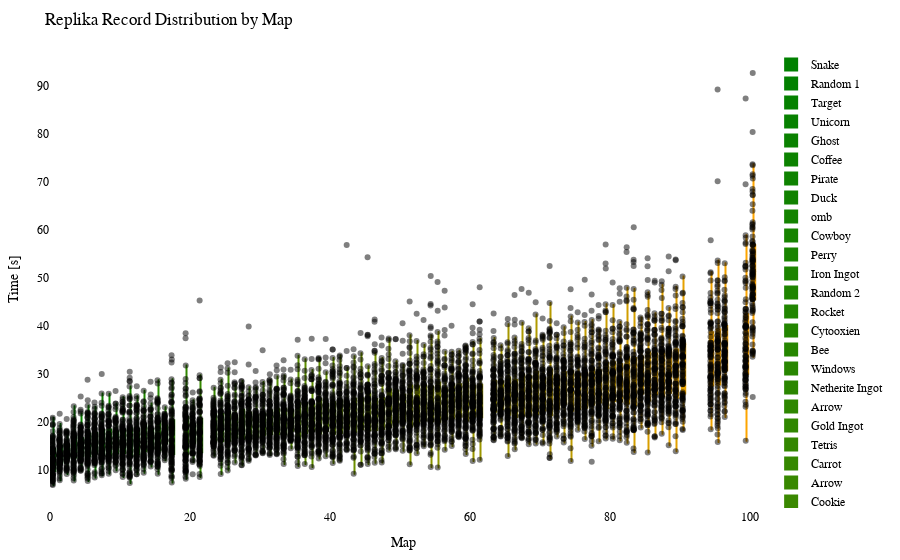

Source (notebook cell):
### Code cell
import plotly.graph_objects as go
import plotly.io as pio
from matplotlib.colors import LinearSegmentedColormap, to_hex

df = getRecordsDataframe(minigame="Replika")

# sort df columns by mean value 
df = df.reindex(df.mean().sort_values().index, axis=1)

# drop sum column
df = df.drop(columns=["Sum"])

# replace 25 with NaN
df = df.replace(25, np.nan)

# remove "ms " from column names
df.columns = df.columns.str.replace('ms ', '')

# Exclude the first column (assuming it's the column you don't want to include)
df_to_html = df.iloc[:, 1:]

# Calculate the offset for centering the data points
num_columns = len(df_to_html.columns)
offset = 0.5

# Create a green to orange gradient
cmap = LinearSegmentedColormap.from_list("green_orange", ["green", "orange"])
colors = [to_hex(cmap(i / (num_columns - 1))) for i in range(num_columns)]

# Create a Swarm plot using Plotly
fig = go.Figure()

for i, (column, color) in enumerate(zip(df_to_html.columns, colors)):
    x_values = [i + offset] * len(df_to_html[column])  # Adjust x-values with offset for horizontal centering
    fig.add_trace(go.Box(x=x_values,
                         y=df_to_html[column],
                         name=column,
                         boxpoints='all',
                         pointpos=-0.5,  # Adjust point position to prevent overlapping
                         marker=dict(color='rgba(0,0,0,0.5)', size=6),  # Adjust marker color and size
                         line=dict(color=color),
                         fillcolor=color,
                         hovertext=df_to_html.index,
                         hoverinfo='name+text+y',
                         showlegend=True))

fig.update_layout(title="Replika Record Distribution by Map",
                  xaxis=dict(title="Map"),
                  yaxis=dict(title="Time [s]"),
                  showlegend=True,
                  font=dict(family="Arial", size=12, color="black"),  # Customize font
                  plot_bgcolor="white",  # Set background color
                  margin=dict(l=50, r=50, t=50, b=50),  # Adjust margins for better layout
                  )

# Show the figure
fig.show()

# Export the plot to an HTML file
pio.write_html(fig, "out/repl_swarm_plot.html")

### Figure 1 — Plotly figure (JSON) as saved in the notebook; plotly's stock layout.template omitted (floating-point values rounded to 4 significant figures; data arrays with more than 128 entries replaced by an {"elided": "..."} marker saying what was removed)
{"data": [{"boxpoints": "all", "fillcolor": "#008000", "hoverinfo": "name+text+y", "hovertext": {"elided": "153 str values"}, "line": {"color": "#008000"}, "marker": {"color": "rgba(0,0,0,0.5)", "size": 6}, "name": "Snake", "pointpos": -0.5, "showlegend": true, "type": "box", "x": {"elided": "153 float values"}, "y": {"elided": "153 float values"}}, {"boxpoints": "all", "fillcolor": "#028000", "hoverinfo": "name+text+y", "hovertext": {"elided": "153 str values"}, "line": {"color": "#028000"}, "marker": {"color": "rgba(0,0,0,0.5)", "size": 6}, "name": "Random 1", "pointpos": -0.5, "showlegend": true, "type": "box", "x": {"elided": "153 float values"}, "y": {"elided": "153 float values"}}, {"boxpoints": "all", "fillcolor": "#058100", "hoverinfo": "name+text+y", "hovertext": {"elided": "153 str values"}, "line": {"color": "#058100"}, "marker": {"color": "rgba(0,0,0,0.5)", "size": 6}, "name": "Target", "pointpos": -0.5, "showlegend": true, "type": "box", "x": {"elided": "153 float values"}, "y": {"elided": "153 float values"}}, {"boxpoints": "all", "fillcolor": "#078100", "hoverinfo": "name+text+y", "hovertext": {"elided": "153 str values"}, "line": {"color": "#078100"}, "marker": {"color": "rgba(0,0,0,0.5)", "size": 6}, "name": "Unicorn", "pointpos": -0.5, "showlegend": true, "type": "box", "x": {"elided": "153 float values"}, "y": {"elided": "153 float values"}}, {"boxpoints": "all", "fillcolor": "#0a8100", "hoverinfo": "name+text+y", "hovertext": {"elided": "153 str values"}, "line": {"color": "#0a8100"}, "marker": {"color": "rgba(0,0,0,0.5)", "size": 6}, "name": "Ghost", "pointpos": -0.5, "showlegend": true, "type": "box", "x": {"elided": "153 float values"}, "y": {"elided": "153 float values"}}, {"boxpoints": "all", "fillcolor": "#0c8200", "hoverinfo": "name+text+y", "hovertext": {"elided": "153 str values"}, "line": {"color": "#0c8200"}, "marker": {"color": "rgba(0,0,0,0.5)", "size": 6}, "name": "Coffee", "pointpos": -0.5, "showlegend": true, "type": "box", "x": {"elided": "153 float values"}, "y": {"elided": "153 float values"}}, {"boxpoints": "all", "fillcolor": "#0f8200", "hoverinfo": "name+text+y", "hovertext": {"elided": "153 str values"}, "line": {"color": "#0f8200"}, "marker": {"color": "rgba(0,0,0,0.5)", "size": 6}, "name": "Pirate", "pointpos": -0.5, "showlegend": true, "type": "box", "x": {"elided": "153 float values"}, "y": {"elided": "153 float values"}}, {"boxpoints": "all", "fillcolor": "#118200", "hoverinfo": "name+text+y", "hovertext": {"elided": "153 str values"}, "line": {"color": "#118200"}, "marker": {"color": "rgba(0,0,0,0.5)", "size": 6}, "name": "Duck", "pointpos": -0.5, "showlegend": true, "type": "box", "x": {"elided": "153 float values"}, "y": {"elided": "153 float values"}}, {"boxpoints": "all", "fillcolor": "#148300", "hoverinfo": "name+text+y", "hovertext": {"elided": "153 str values"}, "line": {"color": "#148300"}, "marker": {"color": "rgba(0,0,0,0.5)", "size": 6}, "name": "omb", "pointpos": -0.5, "showlegend": true, "type": "box", "x": {"elided": "153 float values"}, "y": {"elided": "153 float values"}}, {"boxpoints": "all", "fillcolor": "#178300", "hoverinfo": "name+text+y", "hovertext": {"elided": "153 str values"}, "line": {"color": "#178300"}, "marker": {"color": "rgba(0,0,0,0.5)", "size": 6}, "name": "Cowboy", "pointpos": -0.5, "showlegend": true, "type": "box", "x": {"elided": "153 float values"}, "y": {"elided": "153 float values"}}, {"boxpoints": "all", "fillcolor": "#198400", "hoverinfo": "name+text+y", "hovertext": {"elided": "153 str values"}, "line": {"color": "#198400"}, "marker": {"color": "rgba(0,0,0,0.5)", "size": 6}, "name": "Perry", "pointpos": -0.5, "showlegend": true, "type": "box", "x": {"elided": "153 float values"}, "y": {"elided": "153 float values"}}, {"boxpoints": "all", "fillcolor": "#1c8400", "hoverinfo": "name+text+y", "hovertext": {"elided": "153 str values"}, "line": {"color": "#1c8400"}, "marker": {"color": "rgba(0,0,0,0.5)", "size": 6}, "name": "Iron Ingot", "pointpos": -0.5, "showlegend": true, "type": "box", "x": {"elided": "153 float values"}, "y": {"elided": "153 float values"}}, {"boxpoints": "all", "fillcolor": "#1e8400", "hoverinfo": "name+text+y", "hovertext": {"elided": "153 str values"}, "line": {"color": "#1e8400"}, "marker": {"color": "rgba(0,0,0,0.5)", "size": 6}, "name": "Random 2", "pointpos": -0.5, "showlegend": true, "type": "box", "x": {"elided": "153 float values"}, "y": {"elided": "153 float values"}}, {"boxpoints": "all", "fillcolor": "#218500", "hoverinfo": "name+text+y", "hovertext": {"elided": "153 str values"}, "line": {"color": "#218500"}, "marker": {"color": "rgba(0,0,0,0.5)", "size": 6}, "name": "Rocket", "pointpos": -0.5, "showlegend": true, "type": "box", "x": {"elided": "153 float values"}, "y": {"elided": "153 float values"}}, {"boxpoints": "all", "fillcolor": "#238500", "hoverinfo": "name+text+y", "hovertext": {"elided": "153 str values"}, "line": {"color": "#238500"}, "marker": {"color": "rgba(0,0,0,0.5)", "size": 6}, "name": "Cytooxien", "pointpos": -0.5, "showlegend": true, "type": "box", "x": {"elided": "153 float values"}, "y": {"elided": "153 float values"}}, {"boxpoints": "all", "fillcolor": "#268600", "hoverinfo": "name+text+y", "hovertext": {"elided": "153 str values"}, "line": {"color": "#268600"}, "marker": {"color": "rgba(0,0,0,0.5)", "size": 6}, "name": "Bee", "pointpos": -0.5, "showlegend": true, "type": "box", "x": {"elided": "153 float values"}, "y": {"elided": "153 float values"}}, {"boxpoints": "all", "fillcolor": "#288600", "hoverinfo": "name+text+y", "hovertext": {"elided": "153 str values"}, "line": {"color": "#288600"}, "marker": {"color": "rgba(0,0,0,0.5)", "size": 6}, "name": "Windows", "pointpos": -0.5, "showlegend": true, "type": "box", "x": {"elided": "153 float values"}, "y": {"elided": "153 float values"}}, {"boxpoints": "all", "fillcolor": "#2b8600", "hoverinfo": "name+text+y", "hovertext": {"elided": "153 str values"}, "line": {"color": "#2b8600"}, "marker": {"color": "rgba(0,0,0,0.5)", "size": 6}, "name": "Netherite Ingot", "pointpos": -0.5, "showlegend": true, "type": "box", "x": {"elided": "153 float values"}, "y": {"elided": "153 float values"}}, {"boxpoints": "all", "fillcolor": "#2e8700", "hoverinfo": "name+text+y", "hovertext": {"elided": "153 str values"}, "line": {"color": "#2e8700"}, "marker": {"color": "rgba(0,0,0,0.5)", "size": 6}, "name": "Arrow", "pointpos": -0.5, "showlegend": true, "type": "box", "x": {"elided": "153 float values"}, "y": {"elided": "153x2 float values"}}, {"boxpoints": "all", "fillcolor": "#308700", "hoverinfo": "name+text+y", "hovertext": {"elided": "153 str values"}, "line": {"color": "#308700"}, "marker": {"color": "rgba(0,0,0,0.5)", "size": 6}, "name": "Gold Ingot", "pointpos": -0.5, "showlegend": true, "type": "box", "x": {"elided": "153 float values"}, "y": {"elided": "153 float values"}}, {"boxpoints": "all", "fillcolor": "#338700", "hoverinfo": "name+text+y", "hovertext": {"elided": "153 str values"}, "line": {"color": "#338700"}, "marker": {"color": "rgba(0,0,0,0.5)", "size": 6}, "name": "Tetris", "pointpos": -0.5, "showlegend": true, "type": "box", "x": {"elided": "153 float values"}, "y": {"elided": "153 float values"}}, {"boxpoints": "all", "fillcolor": "#358800", "hoverinfo": "name+text+y", "hovertext": {"elided": "153 str values"}, "line": {"color": "#358800"}, "marker": {"color": "rgba(0,0,0,0.5)", "size": 6}, "name": "Carrot", "pointpos": -0.5, "showlegend": true, "type": "box", "x": {"elided": "153 float values"}, "y": {"elided": "153 float values"}}, {"boxpoints": "all", "fillcolor": "#388800", "hoverinfo": "name+text+y", "hovertext": {"elided": "153 str values"}, "line": {"color": "#388800"}, "marker": {"color": "rgba(0,0,0,0.5)", "size": 6}, "name": "Arrow", "pointpos": -0.5, "showlegend": true, "type": "box", "x": {"elided": "153 float values"}, "y": {"elided": "153x2 float values"}}, {"boxpoints": "all", "fillcolor": "#3a8800", "hoverinfo": "name+text+y", "hovertext": {"elided": "153 str values"}, "line": {"color": "#3a8800"}, "marker": {"color": "rgba(0,0,0,0.5)", "size": 6}, "name": "Cookie", "pointpos": -0.5, "showlegend": true, "type": "box", "x": {"elided": "153 float values"}, "y": {"elided": "153 float values"}}, {"boxpoints": "all", "fillcolor": "#3d8900", "hoverinfo": "name+text+y", "hovertext": {"elided": "153 str values"}, "line": {"color": "#3d8900"}, "marker": {"color": "rgba(0,0,0,0.5)", "size": 6}, "name": "Krabs", "pointpos": -0.5, "showlegend": true, "type": "box", "x": {"elided": "153 float values"}, "y": {"elided": "153 float values"}}, {"boxpoints": "all", "fillcolor": "#408900", "hoverinfo": "name+text+y", "hovertext": {"elided": "153 str values"}, "line": {"color": "#408900"}, "marker": {"color": "rgba(0,0,0,0.5)", "size": 6}, "name": "Poppy", "pointpos": -0.5, "showlegend": true, "type": "box", "x": {"elided": "153 float values"}, "y": {"elided": "153 float values"}}, {"boxpoints": "all", "fillcolor": "#428a00", "hoverinfo": "name+text+y", "hovertext": {"elided": "153 str values"}, "line": {"color": "#428a00"}, "marker": {"color": "rgba(0,0,0,0.5)", "size": 6}, "name": "Water Temple", "pointpos": -0.5, "showlegend": true, "type": "box", "x": {"elided": "153 float values"}, "y": {"elided": "153 float values"}}, {"boxpoints": "all", "fillcolor": "#458a00", "hoverinfo": "name+text+y", "hovertext": {"elided": "153 str values"}, "line": {"color": "#458a00"}, "marker": {"color": "rgba(0,0,0,0.5)", "size": 6}, "name": "Pacman Ghost", "pointpos": -0.5, "showlegend": true, "type": "box", "x": {"elided": "153 float values"}, "y": {"elided": "153 float values"}}, {"boxpoints": "all", "fillcolor": "#478a00", "hoverinfo": "name+text+y", "hovertext": {"elided": "153 str values"}, "line": {"color": "#478a00"}, "marker": {"color": "rgba(0,0,0,0.5)", "size": 6}, "name": "Koopa", "pointpos": -0.5, "showlegend": true, "type": "box", "x": {"elided": "153 float values"}, "y": {"elided": "153 float values"}}, {"boxpoints": "all", "fillcolor": "#4a8b00", "hoverinfo": "name+text+y", "hovertext": {"elided": "153 str values"}, "line": {"color": "#4a8b00"}, "marker": {"color": "rgba(0,0,0,0.5)", "size": 6}, "name": "Twitch", "pointpos": -0.5, "showlegend": true, "type": "box", "x": {"elided": "153 float values"}, "y": {"elided": "153 float values"}}, {"boxpoints": "all", "fillcolor": "#4c8b00", "hoverinfo": "name+text+y", "hovertext": {"elided": "153 str values"}, "line": {"color": "#4c8b00"}, "marker": {"color": "rgba(0,0,0,0.5)", "size": 6}, "name": "Controller", "pointpos": -0.5, "showlegend": true, "type": "box", "x": {"elided": "153 float values"}, "y": {"elided": "153 float values"}}, {"boxpoints": "all", "fillcolor": "#4f8b00", "hoverinfo": "name+text+y", "hovertext": {"elided": "153 str values"}, "line": {"color": "#4f8b00"}, "marker": {"color": "rgba(0,0,0,0.5)", "size": 6}, "name": "Poke Ball", "pointpos": -0.5, "showlegend": true, "type": "box", "x": {"elided": "153 float values"}, "y": {"elided": "153 float values"}}, {"boxpoints": "all", "fillcolor": "#518c00", "hoverinfo": "name+text+y", "hovertext": {"elided": "153 str values"}, "line": {"color": "#518c00"}, "marker": {"color": "rgba(0,0,0,0.5)", "size": 6}, "name": "Diskette", "pointpos": -0.5, "showlegend": true, "type": "box", "x": {"elided": "153 float values"}, "y": {"elided": "153 float values"}}, {"boxpoints": "all", "fillcolor": "#548c00", "hoverinfo": "name+text+y", "hovertext": {"elided": "153 str values"}, "line": {"color": "#548c00"}, "marker": {"color": "rgba(0,0,0,0.5)", "size": 6}, "name": "Mario", "pointpos": -0.5, "showlegend": true, "type": "box", "x": {"elided": "153 float values"}, "y": {"elided": "153 float values"}}, {"boxpoints": "all", "fillcolor": "#578d00", "hoverinfo": "name+text+y", "hovertext": {"elided": "153 str values"}, "line": {"color": "#578d00"}, "marker": {"color": "rgba(0,0,0,0.5)", "size": 6}, "name": "Camera", "pointpos": -0.5, "showlegend": true, "type": "box", "x": {"elided": "153 float values"}, "y": {"elided": "153 float values"}}, {"boxpoints": "all", "fillcolor": "#598d00", "hoverinfo": "name+text+y", "hovertext": {"elided": "153 str values"}, "line": {"color": "#598d00"}, "marker": {"color": "rgba(0,0,0,0.5)", "size": 6}, "name": "House", "pointpos": -0.5, "showlegend": true, "type": "box", "x": {"elided": "153 float values"}, "y": {"elided": "153 float values"}}, {"boxpoints": "all", "fillcolor": "#5c8d00", "hoverinfo": "name+text+y", "hovertext": {"elided": "153 str values"}, "line": {"color": "#5c8d00"}, "marker": {"color": "rgba(0,0,0,0.5)", "size": 6}, "name": "Caterpie", "pointpos": -0.5, "showlegend": true, "type": "box", "x": {"elided": "153 float values"}, "y": {"elided": "153 float values"}}, {"boxpoints": "all", "fillcolor": "#5e8e00", "hoverinfo": "name+text+y", "hovertext": {"elided": "153 str values"}, "line": {"color": "#5e8e00"}, "marker": {"color": "rgba(0,0,0,0.5)", "size": 6}, "name": "Baby Yoda", "pointpos": -0.5, "showlegend": true, "type": "box", "x": {"elided": "153 float values"}, "y": {"elided": "153 float values"}}, {"boxpoints": "all", "fillcolor": "#618e00", "hoverinfo": "name+text+y", "hovertext": {"elided": "153 str values"}, "line": {"color": "#618e00"}, "marker": {"color": "rgba(0,0,0,0.5)", "size": 6}, "name": "YouTube", "pointpos": -0.5, "showlegend": true, "type": "box", "x": {"elided": "153 float values"}, "y": {"elided": "153 float values"}}, {"boxpoints": "all", "fillcolor": "#638e00", "hoverinfo": "name+text+y", "hovertext": {"elided": "153 str values"}, "line": {"color": "#638e00"}, "marker": {"color": "rgba(0,0,0,0.5)", "size": 6}, "name": "Parrot", "pointpos": -0.5, "showlegend": true, "type": "box", "x": {"elided": "153 float values"}, "y": {"elided": "153 float values"}}, {"boxpoints": "all", "fillcolor": "#668f00", "hoverinfo": "name+text+y", "hovertext": {"elided": "153 str values"}, "line": {"color": "#668f00"}, "marker": {"color": "rgba(0,0,0,0.5)", "size": 6}, "name": "Sonic", "pointpos": -0.5, "showlegend": true, "type": "box", "x": {"elided": "153 float values"}, "y": {"elided": "153 float values"}}, {"boxpoints": "all", "fillcolor": "#688f00", "hoverinfo": "name+text+y", "hovertext": {"elided": "153 str values"}, "line": {"color": "#688f00"}, "marker": {"color": "rgba(0,0,0,0.5)", "size": 6}, "name": "Chicken", "pointpos": -0.5, "showlegend": true, "type": "box", "x": {"elided": "153 float values"}, "y": {"elided": "153 float values"}}, {"boxpoints": "all", "fillcolor": "#6b9000", "hoverinfo": "name+text+y", "hovertext": {"elided": "153 str values"}, "line": {"color": "#6b9000"}, "marker": {"color": "rgba(0,0,0,0.5)", "size": 6}, "name": "Twitter", "pointpos": -0.5, "showlegend": true, "type": "box", "x": {"elided": "153 float values"}, "y": {"elided": "153 float values"}}, {"boxpoints": "all", "fillcolor": "#6e9000", "hoverinfo": "name+text+y", "hovertext": {"elided": "153 str values"}, "line": {"color": "#6e9000"}, "marker": {"color": "rgba(0,0,0,0.5)", "size": 6}, "name": "Excavator", "pointpos": -0.5, "showlegend": true, "type": "box", "x": {"elided": "153 float values"}, "y": {"elided": "153 float values"}}, {"boxpoints": "all", "fillcolor": "#709000", "hoverinfo": "name+text+y", "hovertext": {"elided": "153 str values"}, "line": {"color": "#709000"}, "marker": {"color": "rgba(0,0,0,0.5)", "size": 6}, "name": "Fox", "pointpos": -0.5, "showlegend": true, "type": "box", "x": {"elided": "153 float values"}, "y": {"elided": "153 float values"}}, {"boxpoints": "all", "fillcolor": "#739100", "hoverinfo": "name+text+y", "hovertext": {"elided": "153 str values"}, "line": {"color": "#739100"}, "marker": {"color": "rgba(0,0,0,0.5)", "size": 6}, "name": "Egg", "pointpos": -0.5, "showlegend": true, "type": "box", "x": {"elided": "153 float values"}, "y": {"elided": "153 float values"}}, {"boxpoints": "all", "fillcolor": "#759100", "hoverinfo": "name+text+y", "hovertext": {"elided": "153 str values"}, "line": {"color": "#759100"}, "marker": {"color": "rgba(0,0,0,0.5)", "size": 6}, "name": "Frog", "pointpos": -0.5, "showlegend": true, "type": "box", "x": {"elided": "153 float values"}, "y": {"elided": "153 float values"}}, {"boxpoints": "all", "fillcolor": "#789100", "hoverinfo": "name+text+y", "hovertext": {"elided": "153 str values"}, "line": {"color": "#789100"}, "marker": {"color": "rgba(0,0,0,0.5)", "size": 6}, "name": "of Meat", "pointpos": -0.5, "showlegend": true, "type": "box", "x": {"elided": "153 float values"}, "y": {"elided": "153 float values"}}, {"boxpoints": "all", "fillcolor": "#7a9200", "hoverinfo": "name+text+y", "hovertext": {"elided": "153 str values"}, "line": {"color": "#7a9200"}, "marker": {"color": "rgba(0,0,0,0.5)", "size": 6}, "name": "Tree", "pointpos": -0.5, "showlegend": true, "type": "box", "x": {"elided": "153 float values"}, "y": {"elided": "153 float values"}}, {"boxpoints": "all", "fillcolor": "#7d9200", "hoverinfo": "name+text+y", "hovertext": {"elided": "153 str values"}, "line": {"color": "#7d9200"}, "marker": {"color": "rgba(0,0,0,0.5)", "size": 6}, "name": "Thinking", "pointpos": -0.5, "showlegend": true, "type": "box", "x": {"elided": "153 float values"}, "y": {"elided": "153 float values"}}, {"boxpoints": "all", "fillcolor": "#809300", "hoverinfo": "name+text+y", "hovertext": {"elided": "153 str values"}, "line": {"color": "#809300"}, "marker": {"color": "rgba(0,0,0,0.5)", "size": 6}, "name": "Thinking 2", "pointpos": -0.5, "showlegend": true, "type": "box", "x": {"elided": "153 float values"}, "y": {"elided": "153 float values"}}, {"boxpoints": "all", "fillcolor": "#829300", "hoverinfo": "name+text+y", "hovertext": {"elided": "153 str values"}, "line": {"color": "#829300"}, "marker": {"color": "rgba(0,0,0,0.5)", "size": 6}, "name": "The Sea", "pointpos": -0.5, "showlegend": true, "type": "box", "x": {"elided": "153 float values"}, "y": {"elided": "153 float values"}}, {"boxpoints": "all", "fillcolor": "#859300", "hoverinfo": "name+text+y", "hovertext": {"elided": "153 str values"}, "line": {"color": "#859300"}, "marker": {"color": "rgba(0,0,0,0.5)", "size": 6}, "name": "ppHop 2", "pointpos": -0.5, "showlegend": true, "type": "box", "x": {"elided": "153 float values"}, "y": {"elided": "153 float values"}}, {"boxpoints": "all", "fillcolor": "#879400", "hoverinfo": "name+text+y", "hovertext": {"elided": "153 str values"}, "line": {"color": "#879400"}, "marker": {"color": "rgba(0,0,0,0.5)", "size": 6}, "name": "Heart", "pointpos": -0.5, "showlegend": true, "type": "box", "x": {"elided": "153 float values"}, "y": {"elided": "153 float values"}}, {"boxpoints": "all", "fillcolor": "#8a9400", "hoverinfo": "name+text+y", "hovertext": {"elided": "153 str values"}, "line": {"color": "#8a9400"}, "marker": {"color": "rgba(0,0,0,0.5)", "size": 6}, "name": "Pizza", "pointpos": -0.5, "showlegend": true, "type": "box", "x": {"elided": "153 float values"}, "y": {"elided": "153 float values"}}, {"boxpoints": "all", "fillcolor": "#8c9400", "hoverinfo": "name+text+y", "hovertext": {"elided": "153 str values"}, "line": {"color": "#8c9400"}, "marker": {"color": "rgba(0,0,0,0.5)", "size": 6}, "name": "Sheep", "pointpos": -0.5, "showlegend": true, "type": "box", "x": {"elided": "153 float values"}, "y": {"elided": "153 float values"}}, {"boxpoints": "all", "fillcolor": "#8f9500", "hoverinfo": "name+text+y", "hovertext": {"elided": "153 str values"}, "line": {"color": "#8f9500"}, "marker": {"color": "rgba(0,0,0,0.5)", "size": 6}, "name": "Up", "pointpos": -0.5, "showlegend": true, "type": "box", "x": {"elided": "153 float values"}, "y": {"elided": "153 float values"}}, {"boxpoints": "all", "fillcolor": "#919500", "hoverinfo": "name+text+y", "hovertext": {"elided": "153 str values"}, "line": {"color": "#919500"}, "marker": {"color": "rgba(0,0,0,0.5)", "size": 6}, "name": "Skeleton", "pointpos": -0.5, "showlegend": true, "type": "box", "x": {"elided": "153 float values"}, "y": {"elided": "153 float values"}}, {"boxpoints": "all", "fillcolor": "#949500", "hoverinfo": "name+text+y", "hovertext": {"elided": "153 str values"}, "line": {"color": "#949500"}, "marker": {"color": "rgba(0,0,0,0.5)", "size": 6}, "name": "Among Us", "pointpos": -0.5, "showlegend": true, "type": "box", "x": {"elided": "153 float values"}, "y": {"elided": "153 float values"}}, {"boxpoints": "all", "fillcolor": "#979600", "hoverinfo": "name+text+y", "hovertext": {"elided": "153 str values"}, "line": {"color": "#979600"}, "marker": {"color": "rgba(0,0,0,0.5)", "size": 6}, "name": "French Fries", "pointpos": -0.5, "showlegend": true, "type": "box", "x": {"elided": "153 float values"}, "y": {"elided": "153 float values"}}, {"boxpoints": "all", "fillcolor": "#999600", "hoverinfo": "name+text+y", "hovertext": {"elided": "153 str values"}, "line": {"color": "#999600"}, "marker": {"color": "rgba(0,0,0,0.5)", "size": 6}, "name": "Mountain", "pointpos": -0.5, "showlegend": true, "type": "box", "x": {"elided": "153 float values"}, "y": {"elided": "153 float values"}}, {"boxpoints": "all", "fillcolor": "#9c9700", "hoverinfo": "name+text+y", "hovertext": {"elided": "153 str values"}, "line": {"color": "#9c9700"}, "marker": {"color": "rgba(0,0,0,0.5)", "size": 6}, "name": "Cherry", "pointpos": -0.5, "showlegend": true, "type": "box", "x": {"elided": "153 float values"}, "y": {"elided": "153 float values"}}, {"boxpoints": "all", "fillcolor": "#9e9700", "hoverinfo": "name+text+y", "hovertext": {"elided": "153 str values"}, "line": {"color": "#9e9700"}, "marker": {"color": "rgba(0,0,0,0.5)", "size": 6}, "name": "Cow", "pointpos": -0.5, "showlegend": true, "type": "box", "x": {"elided": "153 float values"}, "y": {"elided": "153x2 float values"}}, {"boxpoints": "all", "fillcolor": "#a19700", "hoverinfo": "name+text+y", "hovertext": {"elided": "153 str values"}, "line": {"color": "#a19700"}, "marker": {"color": "rgba(0,0,0,0.5)", "size": 6}, "name": "Hourglass", "pointpos": -0.5, "showlegend": true, "type": "box", "x": {"elided": "153 float values"}, "y": {"elided": "153 float values"}}, {"boxpoints": "all", "fillcolor": "#a39800", "hoverinfo": "name+text+y", "hovertext": {"elided": "153 str values"}, "line": {"color": "#a39800"}, "marker": {"color": "rgba(0,0,0,0.5)", "size": 6}, "name": "Blue Monster", "pointpos": -0.5, "showlegend": true, "type": "box", "x": {"elided": "153 float values"}, "y": {"elided": "153 float values"}}, {"boxpoints": "all", "fillcolor": "#a69800", "hoverinfo": "name+text+y", "hovertext": {"elided": "153 str values"}, "line": {"color": "#a69800"}, "marker": {"color": "rgba(0,0,0,0.5)", "size": 6}, "name": "Eevee", "pointpos": -0.5, "showlegend": true, "type": "box", "x": {"elided": "153 float values"}, "y": {"elided": "153 float values"}}, {"boxpoints": "all", "fillcolor": "#a89800", "hoverinfo": "name+text+y", "hovertext": {"elided": "153 str values"}, "line": {"color": "#a89800"}, "marker": {"color": "rgba(0,0,0,0.5)", "size": 6}, "name": "Wizard", "pointpos": -0.5, "showlegend": true, "type": "box", "x": {"elided": "153 float values"}, "y": {"elided": "153 float values"}}, {"boxpoints": "all", "fillcolor": "#ab9900", "hoverinfo": "name+text+y", "hovertext": {"elided": "153 str values"}, "line": {"color": "#ab9900"}, "marker": {"color": "rgba(0,0,0,0.5)", "size": 6}, "name": "Galaxian Alien", "pointpos": -0.5, "showlegend": true, "type": "box", "x": {"elided": "153 float values"}, "y": {"elided": "153 float values"}}, {"boxpoints": "all", "fillcolor": "#ae9900", "hoverinfo": "name+text+y", "hovertext": {"elided": "153 str values"}, "line": {"color": "#ae9900"}, "marker": {"color": "rgba(0,0,0,0.5)", "size": 6}, "name": "ppHop 1", "pointpos": -0.5, "showlegend": true, "type": "box", "x": {"elided": "153 float values"}, "y": {"elided": "153 float values"}}, {"boxpoints": "all", "fillcolor": "#b09a00", "hoverinfo": "name+text+y", "hovertext": {"elided": "153 str values"}, "line": {"color": "#b09a00"}, "marker": {"color": "rgba(0,0,0,0.5)", "size": 6}, "name": "Zombie", "pointpos": -0.5, "showlegend": true, "type": "box", "x": {"elided": "153 float values"}, "y": {"elided": "153 float values"}}, {"boxpoints": "all", "fillcolor": "#b39a00", "hoverinfo": "name+text+y", "hovertext": {"elided": "153 str values"}, "line": {"color": "#b39a00"}, "marker": {"color": "rgba(0,0,0,0.5)", "size": 6}, "name": "Spider", "pointpos": -0.5, "showlegend": true, "type": "box", "x": {"elided": "153 float values"}, "y": {"elided": "153 float values"}}, {"boxpoints": "all", "fillcolor": "#b59a00", "hoverinfo": "name+text+y", "hovertext": {"elided": "153 str values"}, "line": {"color": "#b59a00"}, "marker": {"color": "rgba(0,0,0,0.5)", "size": 6}, "name": "Penguin", "pointpos": -0.5, "showlegend": true, "type": "box", "x": {"elided": "153 float values"}, "y": {"elided": "153 float values"}}, {"boxpoints": "all", "fillcolor": "#b89b00", "hoverinfo": "name+text+y", "hovertext": {"elided": "153 str values"}, "line": {"color": "#b89b00"}, "marker": {"color": "rgba(0,0,0,0.5)", "size": 6}, "name": "Turtle", "pointpos": -0.5, "showlegend": true, "type": "box", "x": {"elided": "153 float values"}, "y": {"elided": "153 float values"}}, {"boxpoints": "all", "fillcolor": "#ba9b00", "hoverinfo": "name+text+y", "hovertext": {"elided": "153 str values"}, "line": {"color": "#ba9b00"}, "marker": {"color": "rgba(0,0,0,0.5)", "size": 6}, "name": "Slime", "pointpos": -0.5, "showlegend": true, "type": "box", "x": {"elided": "153 float values"}, "y": {"elided": "153 float values"}}, {"boxpoints": "all", "fillcolor": "#bd9b00", "hoverinfo": "name+text+y", "hovertext": {"elided": "153 str values"}, "line": {"color": "#bd9b00"}, "marker": {"color": "rgba(0,0,0,0.5)", "size": 6}, "name": "Mouse", "pointpos": -0.5, "showlegend": true, "type": "box", "x": {"elided": "153 float values"}, "y": {"elided": "153 float values"}}, {"boxpoints": "all", "fillcolor": "#c09c00", "hoverinfo": "name+text+y", "hovertext": {"elided": "153 str values"}, "line": {"color": "#c09c00"}, "marker": {"color": "rgba(0,0,0,0.5)", "size": 6}, "name": "Instagram", "pointpos": -0.5, "showlegend": true, "type": "box", "x": {"elided": "153 float values"}, "y": {"elided": "153 float values"}}, {"boxpoints": "all", "fillcolor": "#c29c00", "hoverinfo": "name+text+y", "hovertext": {"elided": "153 str values"}, "line": {"color": "#c29c00"}, "marker": {"color": "rgba(0,0,0,0.5)", "size": 6}, "name": "muss los", "pointpos": -0.5, "showlegend": true, "type": "box", "x": {"elided": "153 float values"}, "y": {"elided": "153 float values"}}, {"boxpoints": "all", "fillcolor": "#c59d00", "hoverinfo": "name+text+y", "hovertext": {"elided": "153 str values"}, "line": {"color": "#c59d00"}, "marker": {"color": "rgba(0,0,0,0.5)", "size": 6}, "name": "Skeleton Skull", "pointpos": -0.5, "showlegend": true, "type": "box", "x": {"elided": "153 float values"}, "y": {"elided": "153 float values"}}, {"boxpoints": "all", "fillcolor": "#c79d00", "hoverinfo": "name+text+y", "hovertext": {"elided": "153 str values"}, "line": {"color": "#c79d00"}, "marker": {"color": "rgba(0,0,0,0.5)", "size": 6}, "name": "Charizard", "pointpos": -0.5, "showlegend": true, "type": "box", "x": {"elided": "153 float values"}, "y": {"elided": "153 float values"}}, {"boxpoints": "all", "fillcolor": "#ca9d00", "hoverinfo": "name+text+y", "hovertext": {"elided": "153 str values"}, "line": {"color": "#ca9d00"}, "marker": {"color": "rgba(0,0,0,0.5)", "size": 6}, "name": "Blinky", "pointpos": -0.5, "showlegend": true, "type": "box", "x": {"elided": "153 float values"}, "y": {"elided": "153 float values"}}, {"boxpoints": "all", "fillcolor": "#cc9e00", "hoverinfo": "name+text+y", "hovertext": {"elided": "153 str values"}, "line": {"color": "#cc9e00"}, "marker": {"color": "rgba(0,0,0,0.5)", "size": 6}, "name": "Cake", "pointpos": -0.5, "showlegend": true, "type": "box", "x": {"elided": "153 float values"}, "y": {"elided": "153 float values"}}, {"boxpoints": "all", "fillcolor": "#cf9e00", "hoverinfo": "name+text+y", "hovertext": {"elided": "153 str values"}, "line": {"color": "#cf9e00"}, "marker": {"color": "rgba(0,0,0,0.5)", "size": 6}, "name": "Globe", "pointpos": -0.5, "showlegend": true, "type": "box", "x": {"elided": "153 float values"}, "y": {"elided": "153 float values"}}, {"boxpoints": "all", "fillcolor": "#d19e00", "hoverinfo": "name+text+y", "hovertext": {"elided": "153 str values"}, "line": {"color": "#d19e00"}, "marker": {"color": "rgba(0,0,0,0.5)", "size": 6}, "name": "Princess", "pointpos": -0.5, "showlegend": true, "type": "box", "x": {"elided": "153 float values"}, "y": {"elided": "153 float values"}}, {"boxpoints": "all", "fillcolor": "#d49f00", "hoverinfo": "name+text+y", "hovertext": {"elided": "153 str values"}, "line": {"color": "#d49f00"}, "marker": {"color": "rgba(0,0,0,0.5)", "size": 6}, "name": "Apple", "pointpos": -0.5, "showlegend": true, "type": "box", "x": {"elided": "153 float values"}, "y": {"elided": "153 float values"}}, {"boxpoints": "all", "fillcolor": "#d79f00", "hoverinfo": "name+text+y", "hovertext": {"elided": "153 str values"}, "line": {"color": "#d79f00"}, "marker": {"color": "rgba(0,0,0,0.5)", "size": 6}, "name": "TNT", "pointpos": -0.5, "showlegend": true, "type": "box", "x": {"elided": "153 float values"}, "y": {"elided": "153 float values"}}, {"boxpoints": "all", "fillcolor": "#d99f00", "hoverinfo": "name+text+y", "hovertext": {"elided": "153 str values"}, "line": {"color": "#d99f00"}, "marker": {"color": "rgba(0,0,0,0.5)", "size": 6}, "name": "Kitty", "pointpos": -0.5, "showlegend": true, "type": "box", "x": {"elided": "153 float values"}, "y": {"elided": "153 float values"}}, {"boxpoints": "all", "fillcolor": "#dca000", "hoverinfo": "name+text+y", "hovertext": {"elided": "153 str values"}, "line": {"color": "#dca000"}, "marker": {"color": "rgba(0,0,0,0.5)", "size": 6}, "name": "Smurf", "pointpos": -0.5, "showlegend": true, "type": "box", "x": {"elided": "153 float values"}, "y": {"elided": "153 float values"}}, {"boxpoints": "all", "fillcolor": "#dea000", "hoverinfo": "name+text+y", "hovertext": {"elided": "153 str values"}, "line": {"color": "#dea000"}, "marker": {"color": "rgba(0,0,0,0.5)", "size": 6}, "name": "Mooshroom", "pointpos": -0.5, "showlegend": true, "type": "box", "x": {"elided": "153 float values"}, "y": {"elided": "153 float values"}}, {"boxpoints": "all", "fillcolor": "#e1a100", "hoverinfo": "name+text+y", "hovertext": {"elided": "153 str values"}, "line": {"color": "#e1a100"}, "marker": {"color": "rgba(0,0,0,0.5)", "size": 6}, "name": "Robin Hood", "pointpos": -0.5, "showlegend": true, "type": "box", "x": {"elided": "153 float values"}, "y": {"elided": "153 float values"}}, {"boxpoints": "all", "fillcolor": "#e3a100", "hoverinfo": "name+text+y", "hovertext": {"elided": "153 str values"}, "line": {"color": "#e3a100"}, "marker": {"color": "rgba(0,0,0,0.5)", "size": 6}, "name": "Toad", "pointpos": -0.5, "showlegend": true, "type": "box", "x": {"elided": "153 float values"}, "y": {"elided": "153 float values"}}, {"boxpoints": "all", "fillcolor": "#e6a100", "hoverinfo": "name+text+y", "hovertext": {"elided": "153 str values"}, "line": {"color": "#e6a100"}, "marker": {"color": "rgba(0,0,0,0.5)", "size": 6}, "name": "Guardian", "pointpos": -0.5, "showlegend": true, "type": "box", "x": {"elided": "153 float values"}, "y": {"elided": "153 float values"}}, {"boxpoints": "all", "fillcolor": "#e8a200", "hoverinfo": "name+text+y", "hovertext": {"elided": "153 str values"}, "line": {"color": "#e8a200"}, "marker": {"color": "rgba(0,0,0,0.5)", "size": 6}, "name": "Cow", "pointpos": -0.5, "showlegend": true, "type": "box", "x": {"elided": "153 float values"}, "y": {"elided": "153x2 float values"}}, {"boxpoints": "all", "fillcolor": "#eba200", "hoverinfo": "name+text+y", "hovertext": {"elided": "153 str values"}, "line": {"color": "#eba200"}, "marker": {"color": "rgba(0,0,0,0.5)", "size": 6}, "name": "Doge", "pointpos": -0.5, "showlegend": true, "type": "box", "x": {"elided": "153 float values"}, "y": {"elided": "153x2 float values"}}, {"boxpoints": "all", "fillcolor": "#eea300", "hoverinfo": "name+text+y", "hovertext": {"elided": "153 str values"}, "line": {"color": "#eea300"}, "marker": {"color": "rgba(0,0,0,0.5)", "size": 6}, "name": "Doge", "pointpos": -0.5, "showlegend": true, "type": "box", "x": {"elided": "153 float values"}, "y": {"elided": "153x2 float values"}}, {"boxpoints": "all", "fillcolor": "#f0a300", "hoverinfo": "name+text+y", "hovertext": {"elided": "153 str values"}, "line": {"color": "#f0a300"}, "marker": {"color": "rgba(0,0,0,0.5)", "size": 6}, "name": "Kirby", "pointpos": -0.5, "showlegend": true, "type": "box", "x": {"elided": "153 float values"}, "y": {"elided": "153 float values"}}, {"boxpoints": "all", "fillcolor": "#f3a300", "hoverinfo": "name+text+y", "hovertext": {"elided": "153 str values"}, "line": {"color": "#f3a300"}, "marker": {"color": "rgba(0,0,0,0.5)", "size": 6}, "name": "Ender Pearl", "pointpos": -0.5, "showlegend": true, "type": "box", "x": {"elided": "153 float values"}, "y": {"elided": "153 float values"}}, {"boxpoints": "all", "fillcolor": "#f5a400", "hoverinfo": "name+text+y", "hovertext": {"elided": "153 str values"}, "line": {"color": "#f5a400"}, "marker": {"color": "rgba(0,0,0,0.5)", "size": 6}, "name": "Piranha Plant", "pointpos": -0.5, "showlegend": true, "type": "box", "x": {"elided": "153 float values"}, "y": {"elided": "153 float values"}}, {"boxpoints": "all", "fillcolor": "#f8a400", "hoverinfo": "name+text+y", "hovertext": {"elided": "153 str values"}, "line": {"color": "#f8a400"}, "marker": {"color": "rgba(0,0,0,0.5)", "size": 6}, "name": "Deadpool", "pointpos": -0.5, "showlegend": true, "type": "box", "x": {"elided": "153 float values"}, "y": {"elided": "153x2 float values"}}, {"boxpoints": "all", "fillcolor": "#faa400", "hoverinfo": "name+text+y", "hovertext": {"elided": "153 str values"}, "line": {"color": "#faa400"}, "marker": {"color": "rgba(0,0,0,0.5)", "size": 6}, "name": "Deadpool", "pointpos": -0.5, "showlegend": true, "type": "box", "x": {"elided": "153 float values"}, "y": {"elided": "153x2 float values"}}, {"boxpoints": "all", "fillcolor": "#fda500", "hoverinfo": "name+text+y", "hovertext": {"elided": "153 str values"}, "line": {"color": "#fda500"}, "marker": {"color": "rgba(0,0,0,0.5)", "size": 6}, "name": "Pikachu", "pointpos": -0.5, "showlegend": true, "type": "box", "x": {"elided": "153 float values"}, "y": {"elided": "153 float values"}}, {"boxpoints": "all", "fillcolor": "#ffa500", "hoverinfo": "name+text+y", "hovertext": {"elided": "153 str values"}, "line": {"color": "#ffa500"}, "marker": {"color": "rgba(0,0,0,0.5)", "size": 6}, "name": "Creeper", "pointpos": -0.5, "showlegend": true, "type": "box", "x": {"elided": "153 float values"}, "y": {"elided": "153 float values"}}], "layout": {"font": {"color": "black", "family": "Arial", "size": 12}, "margin": {"b": 50, "l": 50, "r": 50, "t": 50}, "plot_bgcolor": "white", "showlegend": true, "title": {"text": "Replika Record Distribution by Map"}, "xaxis": {"title": {"text": "Map"}}, "yaxis": {"title": {"text": "Time [s]"}}}}
